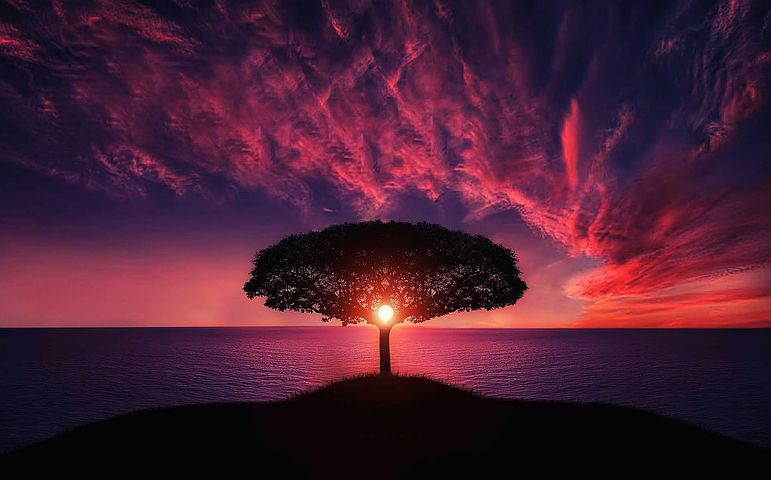
#> input picture QR/image/1.jpg, 771 x 480 px
$ python img.py
#> lines starting #> are read from the running program, lines starting #| are printed output that depends on the picture; pictures that were not available may be replaced by others from this repository, and a replacement may not be noted
la = [1, 1, 1, 1, 1, 1, 1, 0, 0, '00', '00', '11', '10', '00', '00', '11', '10', 0, 1, 1, 1, 1, 1, 1, 1]

import numpy as np
from PIL import Image
import glob
import os

# open images by providing path of images
img1 = Image.open("1.jpg")
#> img1 is the input picture: PIL image 771x480 RGB; mean R, G, B 73.7, 30.4, 51.3
img2 = Image.open("2.jpeg")
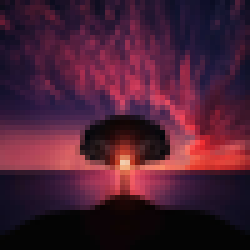
#> input picture QR/image/resize50*50/image1.png, 50 x 50 px, given in place of 2.jpeg, which was not available (shown 5 times larger)
#> img2 is the input picture: PIL image 50x50 RGB; mean R, G, B 73.7, 30.4, 51.3
img3 = Image.open("3.jpg")
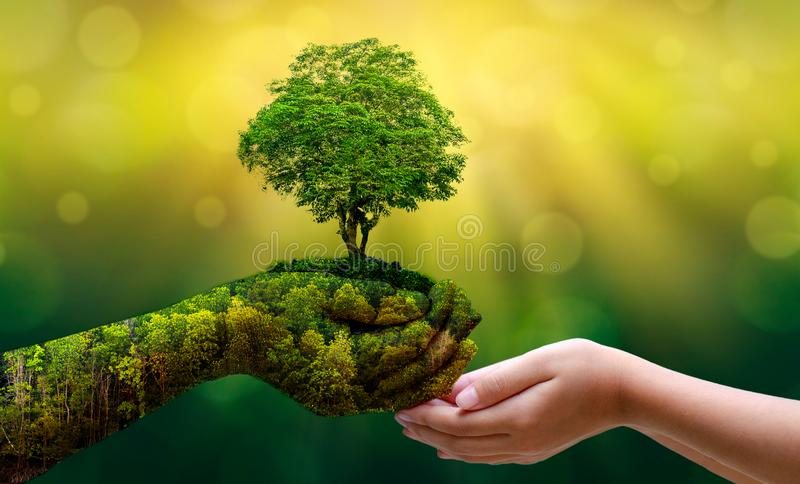
#> input picture QR/image/3.jpg, 800 x 484 px
#> img3 is the input picture: PIL image 800x484 RGB; mean R, G, B 128.4, 129.9, 45.2
img4 = Image.open("4.jpg")
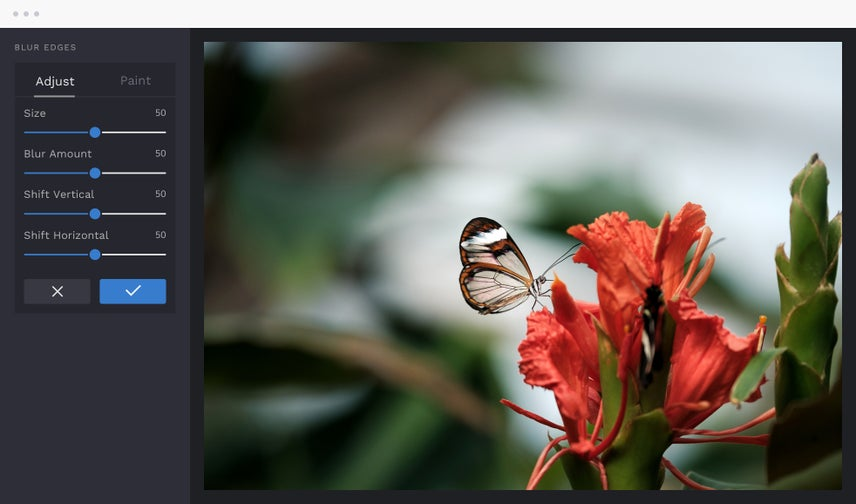
#> input picture QR/image/4.jpg, 856 x 504 px
#> img4 is the input picture: PIL image 856x504 RGB; mean R, G, B 98.5, 94.5, 88.5
# ++++++++++++++++++++++image resize++++=
img1 = img1.resize((50, 50))
img2 = img2.resize((50, 50))
img3 = img3.resize((50, 50))
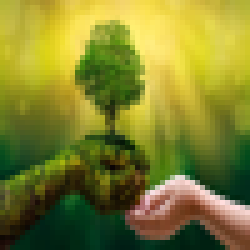
#> img3: PIL image 50x50 RGB (shown 5 times larger); mean R, G, B 128.4, 129.9, 45.3
img4 = img4.resize((50, 50))
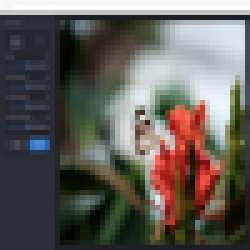
#> img4: PIL image 50x50 RGB (shown 5 times larger); mean R, G, B 98.6, 94.6, 88.5
imga = img2.resize((5, 5))


# need to convert image in to numpy arrary
img_array_1 = np.array(img1)
img_array_2 = np.array(img2)
img_array_3 = np.array(img3)
img_array_4 = np.array(img4)
img_array_a = np.array(imga)
h1 = np.hstack((img_array_1,img_array_1))
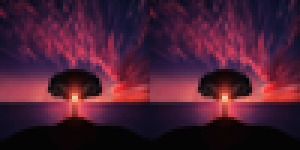
#> h1: shape (50, 100, 3) (shown 3 times larger); mean R, G, B 73.7, 30.4, 51.3
print(h1)
#> (printed output is left out)
# h1 = np.hstack((h1))

for i in la:
    # print(i, end=' ')
    k = int(i)
    # print(type(k))
    # print(k,end=',')
    if i == 0 or "00":
        f = 0
        # [11 lines of commented-out code are left out]

finalImage = Image.fromarray(h1)
#
finalImage.save('collage.png')
# # _________________i need to resize image ______________
# print("{}".format(img1.format))
# print("size:{}".format(img1.size))
# print("mode:{}".format(img1.mode))
#
# # +++++++++++++++++++++++ append images in to list+++++++++
# unsize_image_list = []
# image_list = []
# for file_name in glob.glob('*.jpg'):
#     print(file_name)
#     img = Image.open(file_name)
#     unsize_image_list.append(img)
# # print(unsize_image_list)
# # +++++++++++++++Imge resizing++++++++++++
# for image in unsize_image_list:
#     # image.show()
#     image=image.resize((50, 50))
#     image_list.append(image)
#     # image.show()
# # print(image_list)
# # ++++++++save resize image_++++++++++=
# for i, image in enumerate(image_list):
#     image.save('{}{}{}'.format('resize50*50/image', i+1, '.png'))
# # =======================image resizing done====================


# create arrays of above images
# img_array_1 = np.array(img1)
# img_array_2 = np.array(img2)
# img_array_3 = np.array(img3)
# img_array_4 = np.array(img4)
# # print(img1_array)
# # ====== collaging images ======
# h1 = np.hstack((img_array_1, img_array_2, img_array_3, img_array_4))
# h2 = np.hstack((img_array_4, img_array_3, img_array_2,img_array_1))
#
# arrayImageFinal= np.vstack((h1, h2))
#
# finalImage=Image.fromarray(arrayImageFinal)
#
# finalImage.save('collage.png')
